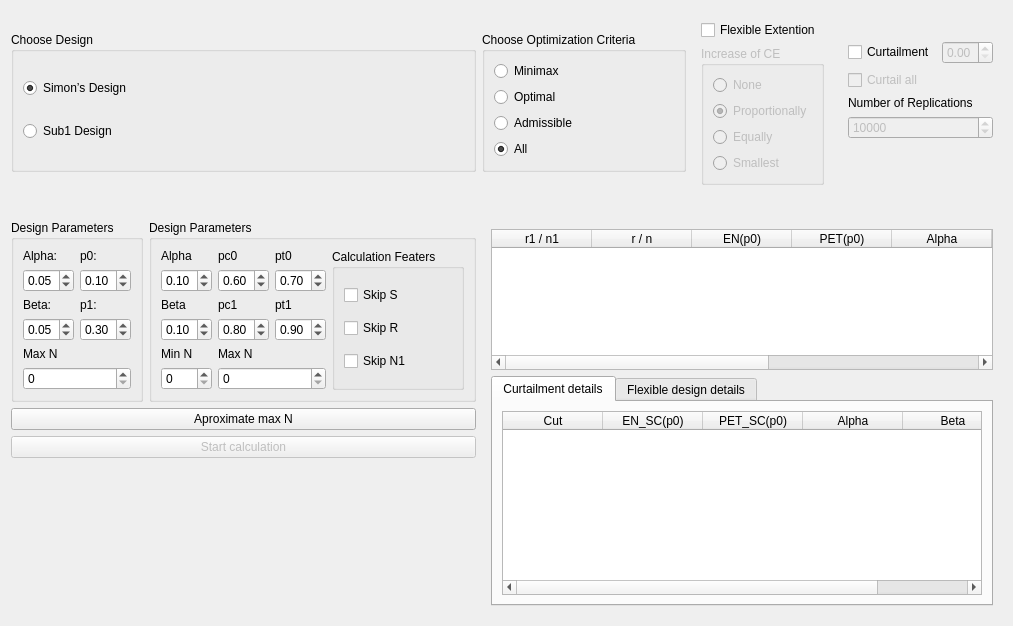
<?xml version="1.0" encoding="UTF-8"?>
<ui version="4.0">
 <class>DesignPage</class>
 <widget class="QWidget" name="DesignPage">
  <property name="geometry">
   <rect>
    <x>0</x>
    <y>0</y>
    <width>1013</width>
    <height>626</height>
   </rect>
  </property>
  <property name="windowTitle">
   <string>Form</string>
  </property>
  <layout class="QGridLayout" name="gridLayout">
   <item row="4" column="2" rowspan="11" colspan="3">
    <widget class="QWidget" name="widget" native="true">
     <layout class="QVBoxLayout" name="verticalLayout_3">
      <item>
       <widget class="QTableWidget" name="t_results">
        <property name="enabled">
         <bool>true</bool>
        </property>
        <property name="editTriggers">
         <set>QAbstractItemView::NoEditTriggers</set>
        </property>
        <property name="selectionMode">
         <enum>QAbstractItemView::ExtendedSelection</enum>
        </property>
        <property name="sortingEnabled">
         <bool>true</bool>
        </property>
        <column>
         <property name="text">
          <string>r1 / n1</string>
         </property>
        </column>
        <column>
         <property name="text">
          <string>r / n</string>
         </property>
        </column>
        <column>
         <property name="text">
          <string>EN(p0)</string>
         </property>
        </column>
        <column>
         <property name="text">
          <string>PET(p0)</string>
         </property>
        </column>
        <column>
         <property name="text">
          <string>Alpha</string>
         </property>
        </column>
        <column>
         <property name="text">
          <string>Beta</string>
         </property>
        </column>
        <column>
         <property name="text">
          <string>Admissible range</string>
         </property>
        </column>
        <column>
         <property name="text">
          <string>Type</string>
         </property>
        </column>
        <column>
         <property name="text">
          <string>ID</string>
         </property>
        </column>
       </widget>
      </item>
      <item>
       <widget class="QTabWidget" name="tab_Details">
        <property name="currentIndex">
         <number>0</number>
        </property>
        <widget class="QWidget" name="tab_curtailment">
         <attribute name="title">
          <string>Curtailment details</string>
         </attribute>
         <layout class="QGridLayout" name="gridLayout_5">
          <item row="0" column="0">
           <widget class="QTableWidget" name="t_ScDetails">
            <column>
             <property name="text">
              <string>Cut</string>
             </property>
            </column>
            <column>
             <property name="text">
              <string>EN_SC(p0)</string>
             </property>
            </column>
            <column>
             <property name="text">
              <string>PET_SC(p0)</string>
             </property>
            </column>
            <column>
             <property name="text">
              <string>Alpha</string>
             </property>
            </column>
            <column>
             <property name="text">
              <string>Beta</string>
             </property>
            </column>
           </widget>
          </item>
         </layout>
        </widget>
        <widget class="QWidget" name="tab_flexible">
         <attribute name="title">
          <string>Flexible design details</string>
         </attribute>
         <layout class="QGridLayout" name="gridLayout_6">
          <item row="0" column="1">
           <widget class="QGroupBox" name="gB_Flex_equally">
            <property name="title">
             <string>Equally</string>
            </property>
            <layout class="QGridLayout" name="gridLayout_8">
             <item row="0" column="0">
              <widget class="QTableWidget" name="t_flexible_details_equally">
               <column>
                <property name="text">
                 <string>Responses</string>
                </property>
               </column>
               <column>
                <property name="text">
                 <string>CE</string>
                </property>
               </column>
              </widget>
             </item>
            </layout>
           </widget>
          </item>
          <item row="0" column="3">
           <widget class="QGroupBox" name="groupBox_3">
            <property name="title">
             <string>None</string>
            </property>
            <layout class="QGridLayout" name="gridLayout_4">
             <item row="0" column="0">
              <widget class="QTableWidget" name="t_flexible_details_none">
               <column>
                <property name="text">
                 <string>Responses</string>
                </property>
               </column>
               <column>
                <property name="text">
                 <string>CE</string>
                </property>
               </column>
              </widget>
             </item>
            </layout>
           </widget>
          </item>
          <item row="0" column="0">
           <widget class="QGroupBox" name="gB_Flex_propor">
            <property name="title">
             <string>Proportionally</string>
            </property>
            <layout class="QGridLayout" name="gridLayout_7">
             <item row="0" column="0">
              <widget class="QTableWidget" name="t_flexible_details_proportionally">
               <column>
                <property name="text">
                 <string>Responses</string>
                </property>
               </column>
               <column>
                <property name="text">
                 <string>CE</string>
                </property>
               </column>
              </widget>
             </item>
            </layout>
           </widget>
          </item>
          <item row="0" column="2">
           <widget class="QGroupBox" name="gB_Flex_Smallest">
            <property name="title">
             <string>Smallest</string>
            </property>
            <layout class="QGridLayout" name="gridLayout_9">
             <item row="0" column="0">
              <widget class="QTableWidget" name="t_flexible_details_toOne">
               <column>
                <property name="text">
                 <string>Responses</string>
                </property>
               </column>
               <column>
                <property name="text">
                 <string>CE</string>
                </property>
               </column>
              </widget>
             </item>
            </layout>
           </widget>
          </item>
         </layout>
        </widget>
       </widget>
      </item>
     </layout>
    </widget>
   </item>
   <item row="0" column="4">
    <widget class="QWidget" name="w_Curtailment" native="true">
     <property name="maximumSize">
      <size>
       <width>16777215</width>
       <height>140</height>
      </size>
     </property>
     <layout class="QGridLayout" name="gridLayout_3">
      <item row="0" column="2">
       <widget class="QDoubleSpinBox" name="dsb_Curtailment">
        <property name="enabled">
         <bool>false</bool>
        </property>
        <property name="maximum">
         <double>1.000000000000000</double>
        </property>
        <property name="singleStep">
         <double>0.010000000000000</double>
        </property>
       </widget>
      </item>
      <item row="4" column="1">
       <spacer name="verticalSpacer_2">
        <property name="orientation">
         <enum>Qt::Vertical</enum>
        </property>
        <property name="sizeHint" stdset="0">
         <size>
          <width>20</width>
          <height>40</height>
         </size>
        </property>
       </spacer>
      </item>
      <item row="3" column="1" colspan="2">
       <widget class="QSpinBox" name="sb_NumRep">
        <property name="enabled">
         <bool>false</bool>
        </property>
        <property name="maximum">
         <number>10000000</number>
        </property>
        <property name="value">
         <number>10000</number>
        </property>
       </widget>
      </item>
      <item row="2" column="1" colspan="2">
       <widget class="QLabel" name="l_numberOfReplications">
        <property name="text">
         <string>Number of Replications</string>
        </property>
       </widget>
      </item>
      <item row="1" column="1">
       <widget class="QCheckBox" name="cB_curtailAll">
        <property name="enabled">
         <bool>false</bool>
        </property>
        <property name="text">
         <string>Curtail all</string>
        </property>
       </widget>
      </item>
      <item row="0" column="1">
       <widget class="QCheckBox" name="cB_Curtailment">
        <property name="text">
         <string>Curtailment</string>
        </property>
       </widget>
      </item>
     </layout>
    </widget>
   </item>
   <item row="0" column="2">
    <widget class="QGroupBox" name="groupBox_2">
     <property name="maximumSize">
      <size>
       <width>16777215</width>
       <height>140</height>
      </size>
     </property>
     <property name="title">
      <string>Choose Optimization Criteria</string>
     </property>
     <layout class="QVBoxLayout" name="verticalLayout_2">
      <item>
       <widget class="QRadioButton" name="rB_Minimax">
        <property name="text">
         <string>Minimax</string>
        </property>
       </widget>
      </item>
      <item>
       <widget class="QRadioButton" name="rB_Optimal">
        <property name="text">
         <string>Optimal</string>
        </property>
       </widget>
      </item>
      <item>
       <widget class="QRadioButton" name="rB_Admissible">
        <property name="text">
         <string>Admissible</string>
        </property>
       </widget>
      </item>
      <item>
       <widget class="QRadioButton" name="rB_All">
        <property name="text">
         <string>All</string>
        </property>
        <property name="checked">
         <bool>true</bool>
        </property>
       </widget>
      </item>
     </layout>
    </widget>
   </item>
   <item row="0" column="3">
    <widget class="QWidget" name="w_flexible_extention" native="true">
     <layout class="QGridLayout" name="gridLayout_2">
      <item row="0" column="0">
       <widget class="QCheckBox" name="cB_flexible">
        <property name="text">
         <string>Flexible Extention</string>
        </property>
       </widget>
      </item>
      <item row="1" column="0">
       <widget class="QGroupBox" name="gB_distribution_Type">
        <property name="enabled">
         <bool>false</bool>
        </property>
        <property name="title">
         <string>Increase of CE</string>
        </property>
        <layout class="QVBoxLayout" name="verticalLayout_5">
         <item>
          <widget class="QRadioButton" name="rb_none">
           <property name="text">
            <string>None</string>
           </property>
          </widget>
         </item>
         <item>
          <widget class="QRadioButton" name="rb_proportionally">
           <property name="text">
            <string>Proportionally</string>
           </property>
           <property name="checked">
            <bool>true</bool>
           </property>
          </widget>
         </item>
         <item>
          <widget class="QRadioButton" name="rb_eually">
           <property name="text">
            <string>Equally</string>
           </property>
          </widget>
         </item>
         <item>
          <widget class="QRadioButton" name="rb_smallest">
           <property name="text">
            <string>Smallest</string>
           </property>
          </widget>
         </item>
        </layout>
       </widget>
      </item>
     </layout>
    </widget>
   </item>
   <item row="1" column="2">
    <spacer name="horizontalSpacer_2">
     <property name="orientation">
      <enum>Qt::Horizontal</enum>
     </property>
     <property name="sizeType">
      <enum>QSizePolicy::Expanding</enum>
     </property>
     <property name="sizeHint" stdset="0">
      <size>
       <width>40</width>
       <height>20</height>
      </size>
     </property>
    </spacer>
   </item>
   <item row="4" column="0">
    <widget class="QGroupBox" name="gB_simon_para">
     <property name="title">
      <string>Design Parameters</string>
     </property>
     <layout class="QGridLayout" name="gridLayout_10">
      <item row="0" column="0">
       <widget class="QLabel" name="l_alpha">
        <property name="text">
         <string>Alpha:</string>
        </property>
       </widget>
      </item>
      <item row="1" column="0">
       <widget class="QDoubleSpinBox" name="dsb_alpha">
        <property name="decimals">
         <number>2</number>
        </property>
        <property name="minimum">
         <double>0.010000000000000</double>
        </property>
        <property name="maximum">
         <double>0.990000000000000</double>
        </property>
        <property name="singleStep">
         <double>0.010000000000000</double>
        </property>
        <property name="value">
         <double>0.050000000000000</double>
        </property>
       </widget>
      </item>
      <item row="0" column="1">
       <widget class="QLabel" name="l_p0">
        <property name="text">
         <string>p0:</string>
        </property>
       </widget>
      </item>
      <item row="1" column="1">
       <widget class="QDoubleSpinBox" name="dsb_p0">
        <property name="maximum">
         <double>0.990000000000000</double>
        </property>
        <property name="singleStep">
         <double>0.010000000000000</double>
        </property>
        <property name="value">
         <double>0.100000000000000</double>
        </property>
       </widget>
      </item>
      <item row="2" column="0">
       <widget class="QLabel" name="l_Beta">
        <property name="text">
         <string>Beta:</string>
        </property>
       </widget>
      </item>
      <item row="4" column="0">
       <widget class="QLabel" name="l_MaxN">
        <property name="text">
         <string>Max N</string>
        </property>
       </widget>
      </item>
      <item row="2" column="1">
       <widget class="QLabel" name="l_p1">
        <property name="text">
         <string>p1:</string>
        </property>
       </widget>
      </item>
      <item row="3" column="1">
       <widget class="QDoubleSpinBox" name="dsb_p1">
        <property name="maximum">
         <double>0.990000000000000</double>
        </property>
        <property name="singleStep">
         <double>0.010000000000000</double>
        </property>
        <property name="value">
         <double>0.300000000000000</double>
        </property>
       </widget>
      </item>
      <item row="3" column="0">
       <widget class="QDoubleSpinBox" name="dsb_beta">
        <property name="minimum">
         <double>0.010000000000000</double>
        </property>
        <property name="maximum">
         <double>0.990000000000000</double>
        </property>
        <property name="singleStep">
         <double>0.010000000000000</double>
        </property>
        <property name="value">
         <double>0.050000000000000</double>
        </property>
       </widget>
      </item>
      <item row="5" column="0" colspan="2">
       <widget class="QSpinBox" name="sb_MaxN">
        <property name="maximum">
         <number>999</number>
        </property>
       </widget>
      </item>
     </layout>
    </widget>
   </item>
   <item row="4" column="1">
    <widget class="QGroupBox" name="gB_sub1_para">
     <property name="title">
      <string>Design Parameters</string>
     </property>
     <layout class="QGridLayout" name="gridLayout_11">
      <item row="5" column="0">
       <widget class="QSpinBox" name="sb_minN_sub1">
        <property name="maximum">
         <number>999</number>
        </property>
       </widget>
      </item>
      <item row="4" column="1">
       <widget class="QLabel" name="l_MaxN_sub1">
        <property name="text">
         <string>Max N</string>
        </property>
       </widget>
      </item>
      <item row="4" column="0">
       <widget class="QLabel" name="l_minN">
        <property name="text">
         <string>Min N</string>
        </property>
       </widget>
      </item>
      <item row="5" column="1" colspan="2">
       <widget class="QSpinBox" name="sb_MaxN_sub1">
        <property name="maximum">
         <number>999</number>
        </property>
       </widget>
      </item>
      <item row="0" column="2">
       <widget class="QLabel" name="l_pt0">
        <property name="text">
         <string>pt0</string>
        </property>
       </widget>
      </item>
      <item row="0" column="0">
       <widget class="QLabel" name="l_alpha_sub1">
        <property name="text">
         <string>Alpha</string>
        </property>
       </widget>
      </item>
      <item row="1" column="0">
       <widget class="QDoubleSpinBox" name="dsb_alpha_sub1">
        <property name="maximum">
         <double>0.990000000000000</double>
        </property>
        <property name="singleStep">
         <double>0.010000000000000</double>
        </property>
        <property name="value">
         <double>0.100000000000000</double>
        </property>
       </widget>
      </item>
      <item row="1" column="2">
       <widget class="QDoubleSpinBox" name="dsp_pt0">
        <property name="maximum">
         <double>0.990000000000000</double>
        </property>
        <property name="singleStep">
         <double>0.010000000000000</double>
        </property>
        <property name="value">
         <double>0.700000000000000</double>
        </property>
       </widget>
      </item>
      <item row="1" column="1">
       <widget class="QDoubleSpinBox" name="dsp_pc0">
        <property name="maximum">
         <double>0.990000000000000</double>
        </property>
        <property name="singleStep">
         <double>0.010000000000000</double>
        </property>
        <property name="value">
         <double>0.600000000000000</double>
        </property>
       </widget>
      </item>
      <item row="2" column="1">
       <widget class="QLabel" name="l_pc1">
        <property name="text">
         <string>pc1</string>
        </property>
       </widget>
      </item>
      <item row="3" column="1">
       <widget class="QDoubleSpinBox" name="dsp_pc1">
        <property name="maximum">
         <double>0.990000000000000</double>
        </property>
        <property name="singleStep">
         <double>0.010000000000000</double>
        </property>
        <property name="value">
         <double>0.800000000000000</double>
        </property>
       </widget>
      </item>
      <item row="0" column="1">
       <widget class="QLabel" name="l_pc0">
        <property name="text">
         <string>pc0</string>
        </property>
       </widget>
      </item>
      <item row="2" column="0">
       <widget class="QLabel" name="l_beta_sub1">
        <property name="text">
         <string>Beta</string>
        </property>
       </widget>
      </item>
      <item row="3" column="2">
       <widget class="QDoubleSpinBox" name="dsp_pt1">
        <property name="maximum">
         <double>0.990000000000000</double>
        </property>
        <property name="singleStep">
         <double>0.010000000000000</double>
        </property>
        <property name="value">
         <double>0.900000000000000</double>
        </property>
       </widget>
      </item>
      <item row="2" column="2">
       <widget class="QLabel" name="l_pt1">
        <property name="text">
         <string>pt1</string>
        </property>
       </widget>
      </item>
      <item row="3" column="0">
       <widget class="QDoubleSpinBox" name="dsb_beta_sub1">
        <property name="maximum">
         <double>0.990000000000000</double>
        </property>
        <property name="singleStep">
         <double>0.010000000000000</double>
        </property>
        <property name="value">
         <double>0.100000000000000</double>
        </property>
       </widget>
      </item>
      <item row="0" column="3" rowspan="6">
       <widget class="QGroupBox" name="groupBox_4">
        <property name="title">
         <string>Calculation Featers</string>
        </property>
        <layout class="QGridLayout" name="gridLayout_12">
         <item row="1" column="0">
          <widget class="QCheckBox" name="cb_skipR">
           <property name="text">
            <string>Skip R</string>
           </property>
          </widget>
         </item>
         <item row="0" column="0">
          <widget class="QCheckBox" name="cB_skipS">
           <property name="text">
            <string>Skip S</string>
           </property>
          </widget>
         </item>
         <item row="2" column="0">
          <widget class="QCheckBox" name="cb_skipN1">
           <property name="text">
            <string>Skip N1</string>
           </property>
          </widget>
         </item>
        </layout>
       </widget>
      </item>
     </layout>
    </widget>
   </item>
   <item row="5" column="0" colspan="2">
    <widget class="QPushButton" name="b_CalcMaxN">
     <property name="text">
      <string>Aproximate max N</string>
     </property>
    </widget>
   </item>
   <item row="6" column="0" colspan="2">
    <widget class="QPushButton" name="pB_StartCalc">
     <property name="enabled">
      <bool>false</bool>
     </property>
     <property name="text">
      <string>Start calculation</string>
     </property>
    </widget>
   </item>
   <item row="12" column="0" colspan="2">
    <spacer name="verticalSpacer">
     <property name="orientation">
      <enum>Qt::Vertical</enum>
     </property>
     <property name="sizeHint" stdset="0">
      <size>
       <width>20</width>
       <height>40</height>
      </size>
     </property>
    </spacer>
   </item>
   <item row="0" column="0" colspan="2">
    <widget class="QGroupBox" name="groupBox">
     <property name="maximumSize">
      <size>
       <width>16777215</width>
       <height>140</height>
      </size>
     </property>
     <property name="title">
      <string>Choose Design</string>
     </property>
     <layout class="QVBoxLayout" name="verticalLayout">
      <item>
       <widget class="QRadioButton" name="rB_simon">
        <property name="text">
         <string>Simon’s Design</string>
        </property>
        <property name="checked">
         <bool>true</bool>
        </property>
       </widget>
      </item>
      <item>
       <widget class="QRadioButton" name="rB_sub1">
        <property name="text">
         <string>Sub1 Design</string>
        </property>
       </widget>
      </item>
     </layout>
    </widget>
   </item>
  </layout>
 </widget>
 <resources/>
 <connections/>
</ui>
